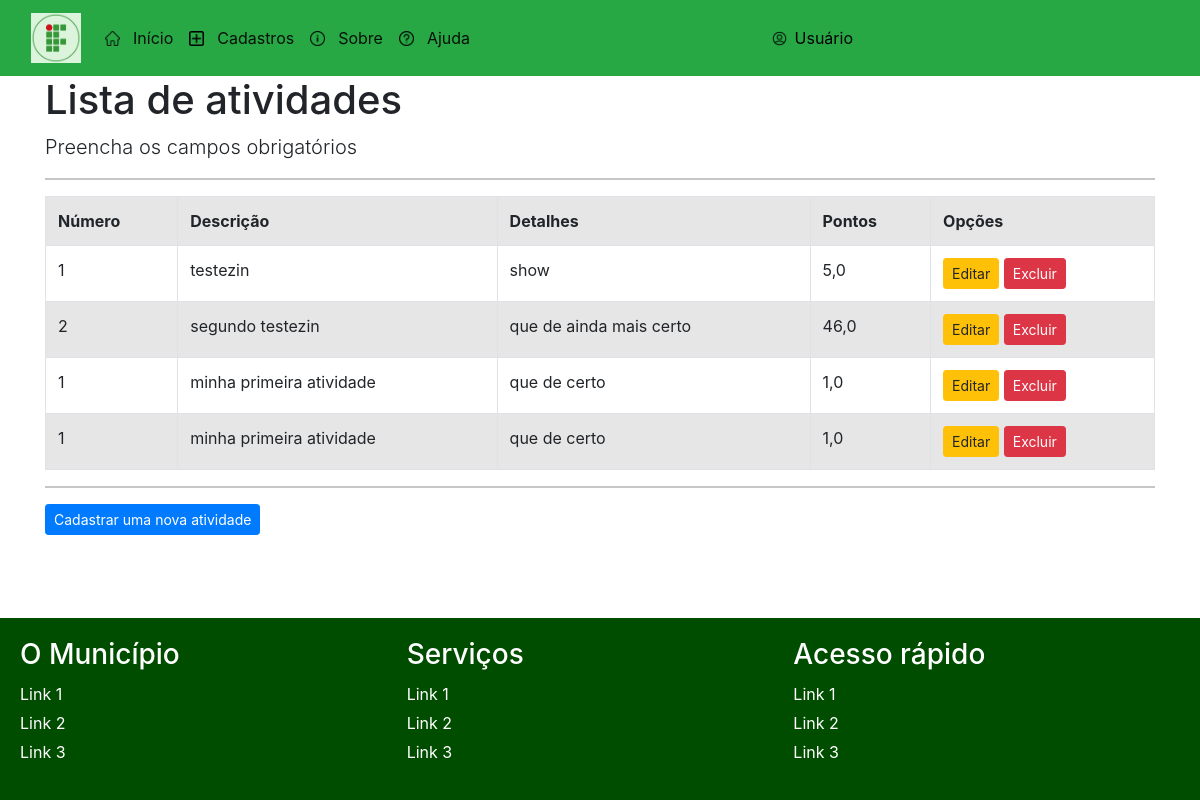
Before: /listar/atividades with the older database file.
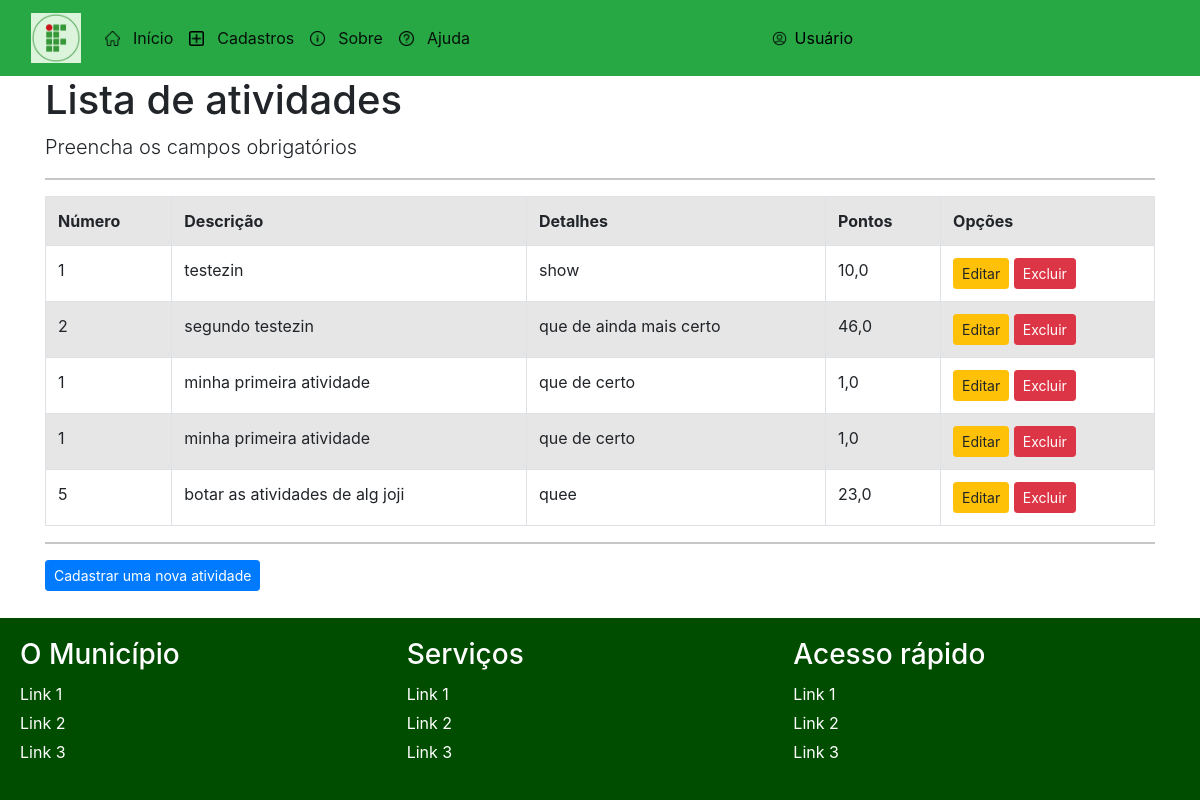
After: the same page with the newer database file.
### cadastros/models.py (models this page shows, shortened)
class Atividade(models.Model):
    numero= models.IntegerField(verbose_name="Número")
    descricao= models.CharField(max_length=100, verbose_name="Descrição")
    pontos= models.DecimalField(decimal_places=1, max_digits=4)
    detalhes=models.CharField(max_length=50)
    campo= models.ForeignKey(Campo, on_delete=models.PROTECT)

### cadastros/views.py (the view)
# urls.py: path('listar/atividades', AtividadeList.as_view(),name='listar-atividades' ),
class AtividadeList(ListView):
      model= Atividade
      template_name = 'cadastros/listas/atividade.html'

### cadastros/templates/cadastros/listas/atividade.html (shortened to what this page needs)
{% extends 'paginas/modelo.html' %}
{% block conteúdo %}
<div class="container">
    <h1>Lista de atividades </h1>
    <p class="lead">Preencha os campos obrigatórios</p>
    <hr>
    <div class="table-responsive">
    <table class="table table-striped table-bordered table-hover"
        <tr>
            <th>Número</th>
            <th>Descrição</th>
            <th>Detalhes</th>
            <th>Pontos</th>
            <th>Opções</th>
        {% for atividade in object_list %}
        <tr>
            <td>{{ atividade.numero }}</td>
            <td>{{ atividade.descricao }}</td>
            <td>{{ atividade.detalhes }}</td>
            <td>{{ atividade.pontos }}</td>
            <td>
                <a href="{% url 'editar-atividade' atividade.pk %}" class="btn btn-warning btn-sm">Editar</a>
                <a href="{% url 'excluir-atividade' atividade.pk %}" class="btn btn-danger btn-sm">Excluir</a>
            </td>
        </tr>
        {% empty %}
        <tr>
            <td colspan="3">Nenhum registro encontrado.</td>
        </tr>
        {% endfor %}
    </table>
<hr>
</div>
<form action="" method="POST">
    <a href="{% url 'cadastrar-atividade' %}" class="btn btn-primary btn-sm">Cadastrar uma nova atividade</a>
</form>
</div>
{% endblock %}

Changed rows visible on the page:
changed Atividade "testezin": pontos "5,0" → "10,0"
added Atividade: numero "5", descricao "botar as atividades de alg joji", detalhes "quee", pontos "23,0"
